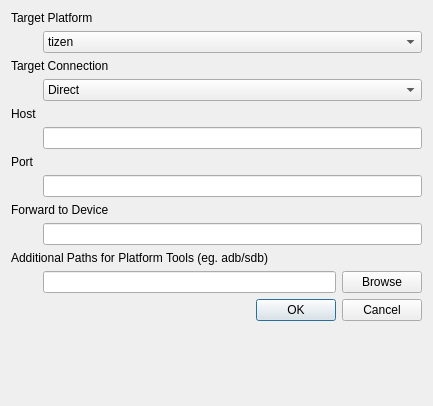
<?xml version="1.0" encoding="UTF-8"?>
<ui version="4.0">
 <class>InitialSettingsDialog</class>
 <widget class="QDialog" name="InitialSettingsDialog">
  <property name="geometry">
   <rect>
    <x>0</x>
    <y>0</y>
    <width>433</width>
    <height>406</height>
   </rect>
  </property>
  <property name="windowTitle">
   <string>Settings</string>
  </property>
  <layout class="QFormLayout" name="formLayout">
   <item row="0" column="0" colspan="2">
    <widget class="QLabel" name="label">
     <property name="text">
      <string>Target Platform</string>
     </property>
    </widget>
   </item>
   <item row="1" column="1">
    <widget class="QComboBox" name="targetPlatformSelect">
     <item>
      <property name="text">
       <string>tizen</string>
      </property>
     </item>
     <item>
      <property name="text">
       <string>android</string>
      </property>
     </item>
     <item>
      <property name="text">
       <string>ubuntu</string>
      </property>
     </item>
    </widget>
   </item>
   <item row="2" column="0" colspan="2">
    <widget class="QLabel" name="label_2">
     <property name="text">
      <string>Target Connection</string>
     </property>
    </widget>
   </item>
   <item row="3" column="1">
    <widget class="QComboBox" name="forwardMode">
     <item>
      <property name="text">
       <string>Direct</string>
      </property>
     </item>
     <item>
      <property name="text">
       <string>Forward To Device</string>
      </property>
     </item>
    </widget>
   </item>
   <item row="4" column="0">
    <widget class="QLabel" name="label_3">
     <property name="text">
      <string>Host</string>
     </property>
    </widget>
   </item>
   <item row="5" column="1">
    <widget class="QLineEdit" name="hostNameEdit"/>
   </item>
   <item row="6" column="0">
    <widget class="QLabel" name="label_4">
     <property name="text">
      <string>Port</string>
     </property>
    </widget>
   </item>
   <item row="7" column="1">
    <widget class="QLineEdit" name="portNumberEdit"/>
   </item>
   <item row="8" column="0" colspan="2">
    <widget class="QLabel" name="label_5">
     <property name="text">
      <string>Forward to Device </string>
     </property>
    </widget>
   </item>
   <item row="9" column="1">
    <widget class="QLineEdit" name="forwardStringEdit"/>
   </item>
   <item row="10" column="0" colspan="2">
    <widget class="QLabel" name="label_6">
     <property name="text">
      <string>Additional Paths for Platform Tools (eg. adb/sdb)</string>
     </property>
    </widget>
   </item>
   <item row="12" column="1">
    <layout class="QHBoxLayout" name="horizontalLayout">
     <item>
      <widget class="QLineEdit" name="pathEdit"/>
     </item>
     <item>
      <widget class="QPushButton" name="pathBrowseButton">
       <property name="text">
        <string>Browse</string>
       </property>
      </widget>
     </item>
    </layout>
   </item>
   <item row="14" column="1">
    <widget class="QDialogButtonBox" name="buttonBox">
     <property name="orientation">
      <enum>Qt::Horizontal</enum>
     </property>
     <property name="standardButtons">
      <set>QDialogButtonBox::Cancel|QDialogButtonBox::Ok</set>
     </property>
    </widget>
   </item>
  </layout>
 </widget>
 <resources/>
 <connections>
  <connection>
   <sender>buttonBox</sender>
   <signal>accepted()</signal>
   <receiver>InitialSettingsDialog</receiver>
   <slot>accept()</slot>
   <hints>
    <hint type="sourcelabel">
     <x>248</x>
     <y>254</y>
    </hint>
    <hint type="destinationlabel">
     <x>157</x>
     <y>274</y>
    </hint>
   </hints>
  </connection>
  <connection>
   <sender>buttonBox</sender>
   <signal>rejected()</signal>
   <receiver>InitialSettingsDialog</receiver>
   <slot>reject()</slot>
   <hints>
    <hint type="sourcelabel">
     <x>316</x>
     <y>260</y>
    </hint>
    <hint type="destinationlabel">
     <x>286</x>
     <y>274</y>
    </hint>
   </hints>
  </connection>
  <connection>
   <sender>forwardMode</sender>
   <signal>currentIndexChanged(int)</signal>
   <receiver>InitialSettingsDialog</receiver>
   <slot>modeChanged(int)</slot>
   <hints>
    <hint type="sourcelabel">
     <x>194</x>
     <y>101</y>
    </hint>
    <hint type="destinationlabel">
     <x>174</x>
     <y>196</y>
    </hint>
   </hints>
  </connection>
  <connection>
   <sender>pathBrowseButton</sender>
   <signal>clicked()</signal>
   <receiver>InitialSettingsDialog</receiver>
   <slot>pathBrowse()</slot>
   <hints>
    <hint type="sourcelabel">
     <x>380</x>
     <y>332</y>
    </hint>
    <hint type="destinationlabel">
     <x>216</x>
     <y>202</y>
    </hint>
   </hints>
  </connection>
 </connections>
 <slots>
  <slot>modeChanged(int)</slot>
  <slot>pathBrowse()</slot>
 </slots>
</ui>
